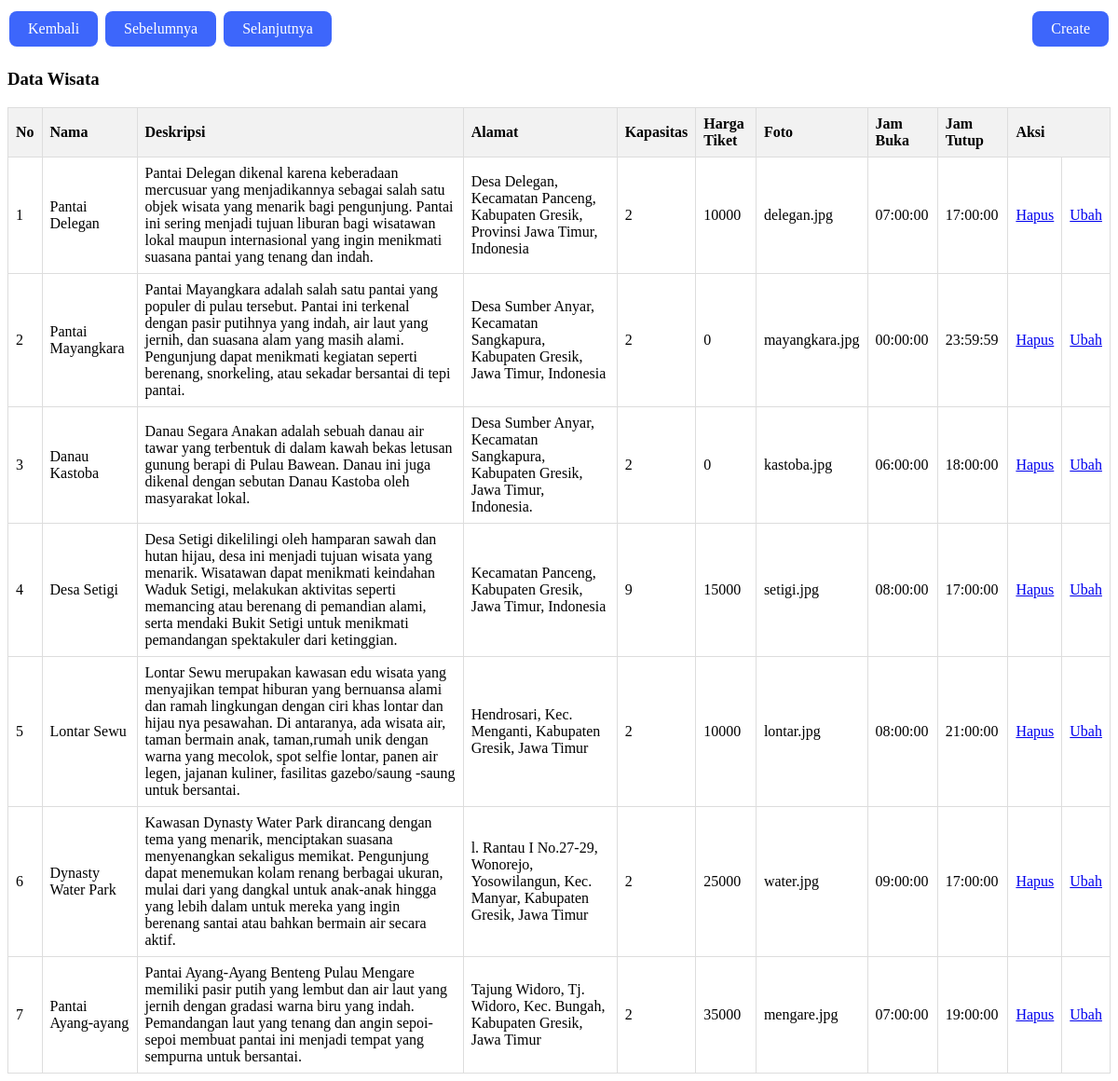
The app's page /twisata.php with its own data.
### tables this page shows
CREATE TABLE `wisata` (
  `idwisata` int(11) NOT NULL,
  `nama_wisata` varchar(100) NOT NULL,
  `deskripsi_wisata` varchar(1000) NOT NULL,
  `alamat_wisata` varchar(100) NOT NULL,
  `kapasitas_harian` int(11) NOT NULL,
  `harga_tiket` int(11) NOT NULL,
  `foto` varchar(255) NOT NULL,
  `jam_buka` time NOT NULL,
  `jam_tutup` time NOT NULL
);

### twisata.php (the view, shortened to what this page needs)
<!DOCTYPE html>
<html lang="en">
<head>
</head>
<body>
    <div class="button-container">
        <div>
            <a href="admin.php" class="button">Kembali</a>
            <a href="tabel.php" class="button">Sebelumnya</a>
            <a href="tkuliner.php" class="button">Selanjutnya</a>
        </div>
        <a href="createw.php" class="button button-right">Create</a>
    </div>
    <h3> Data Wisata </h3>
    <table border="1" class="table">
        <tr>
            <th>No</th>
            <th>Nama</th>
            <th>Deskripsi</th>
            <th>Alamat</th>
            <th>Kapasitas</th>
            <th>Harga Tiket</th>
            <th>Foto</th>
            <th>Jam Buka</th>
            <th>Jam Tutup</th>
            <th colspan="2">Aksi</th>
        </tr>
        <?php
        include 'koneksi.php';
        $result = mysqli_query($mysqli, "SELECT * FROM wisata") or die(mysqli_error($mysqli));
        $no = 1;
        while($data = mysqli_fetch_array($result)) {
        ?>
        <tr>
            <td><?php echo $no++; ?></td>
            <td><?php echo $data['nama_wisata']; ?></td>
            <td><?php echo $data['deskripsi_wisata']; ?></td>
            <td><?php echo $data['alamat_wisata']; ?></td>
            <td><?php echo $data['kapasitas_harian']; ?></td>
            <td><?php echo $data['harga_tiket']; ?></td>
            <td><?php echo $data['foto']; ?></td>
            <td><?php echo $data['jam_buka']; ?></td>
            <td><?php echo $data['jam_tutup']; ?></td>
            <td><a href='deletew.php?idwisata=<?php echo $data["idwisata"];?>'>Hapus</a></td>
            <td><a href='updatew.php?idwisata=<?php echo $data["idwisata"];?>'>Ubah</a></td>
        </tr>
        <?php } ?>
    </table>
</body>
</html>

### twisata.php (style rules this page uses)
.button { display: inline-block; padding: 10px 20px; background-color: #3d66fb; color: white; text-align: center; font-size: 16px; margin: 4px 2px; transition-duration: 0.4s; cursor: pointer; border: none; border-radius: 8px; text-decoration: none; }
.table { width: 100%; border-collapse: collapse; }
.table th, .table td { border: 1px solid #ddd; padding: 8px; text-align: left; }
.table th { background-color: #f2f2f2; }
.button-container { display: flex; justify-content: space-between; margin-bottom: 20px; }
.button-right { margin-left: auto; }

### records on screen
wisata: nama_wisata "Pantai Delegan", deskripsi_wisata "Pantai Delegan dikenal karena keberadaan mercusuar yang menjadikannya sebagai salah satu objek wisata yang menarik bagi pengunjung. Pantai ini sering menjadi tujuan liburan bagi wisatawan lokal maupun internasional yang ingin menikmati suasana pantai yang tenang dan indah.", alamat_wisata "Desa Delegan, Kecamatan Panceng, Kabupaten Gresik, Provinsi Jawa Timur, Indonesia", kapasitas_harian "2", harga_tiket "10000", foto "delegan.jpg", jam_buka "07:00:00", jam_tutup "17:00:00"
wisata: nama_wisata "Pantai Mayangkara", deskripsi_wisata "Pantai Mayangkara adalah salah satu pantai yang populer di pulau tersebut. Pantai ini terkenal dengan pasir putihnya yang indah, air laut yang jernih, dan suasana alam yang masih alami. Pengunjung dapat menikmati kegiatan seperti berenang, snorkeling, atau sekadar bersantai di tepi pantai.", alamat_wisata "Desa Sumber Anyar, Kecamatan Sangkapura, Kabupaten Gresik, Jawa Timur, Indonesia", kapasitas_harian "2", harga_tiket "0", foto "mayangkara.jpg", jam_buka "00:00:00", jam_tutup "23:59:59"
wisata: nama_wisata "Danau Kastoba", deskripsi_wisata "Danau Segara Anakan adalah sebuah danau air tawar yang terbentuk di dalam kawah bekas letusan gunung berapi di Pulau Bawean. Danau ini juga dikenal dengan sebutan Danau Kastoba oleh masyarakat lokal.", alamat_wisata "Desa Sumber Anyar, Kecamatan Sangkapura, Kabupaten Gresik, Jawa Timur, Indonesia.", kapasitas_harian "2", harga_tiket "0", foto "kastoba.jpg", jam_buka "06:00:00", jam_tutup "18:00:00"
wisata: nama_wisata "Desa Setigi", deskripsi_wisata "Desa Setigi dikelilingi oleh hamparan sawah dan hutan hijau, desa ini menjadi tujuan wisata yang menarik. Wisatawan dapat menikmati keindahan Waduk Setigi, melakukan aktivitas seperti memancing atau berenang di pemandian alami, serta mendaki Bukit Setigi untuk menikmati pemandangan spektakuler dari ketinggian.", alamat_wisata "Kecamatan Panceng, Kabupaten Gresik, Jawa Timur, Indonesia", kapasitas_harian "9", harga_tiket "15000", foto "setigi.jpg", jam_buka "08:00:00", jam_tutup "17:00:00"
wisata: nama_wisata "Lontar Sewu", deskripsi_wisata "Lontar Sewu merupakan kawasan edu wisata yang menyajikan tempat hiburan yang bernuansa alami dan ramah lingkungan dengan ciri khas lontar dan hijau nya pesawahan. Di antaranya, ada wisata air, taman bermain anak, taman,rumah unik dengan warna yang mecolok, spot selfie lontar, panen air legen, jajanan kuliner, fasilitas gazebo/saung -saung untuk bersantai.", alamat_wisata "Hendrosari, Kec. Menganti, Kabupaten Gresik, Jawa Timur", kapasitas_harian "2", harga_tiket "10000", foto "lontar.jpg", jam_buka "08:00:00", jam_tutup "21:00:00"
wisata: nama_wisata "Dynasty Water Park", deskripsi_wisata "Kawasan Dynasty Water Park dirancang dengan tema yang menarik, menciptakan suasana menyenangkan sekaligus memikat. Pengunjung dapat menemukan kolam renang berbagai ukuran, mulai dari yang dangkal untuk anak-anak hingga yang lebih dalam untuk mereka yang ingin berenang santai atau bahkan bermain air secara aktif.", alamat_wisata "l. Rantau I No.27-29, Wonorejo, Yosowilangun, Kec. Manyar, Kabupaten Gresik, Jawa Timur", kapasitas_harian "2", harga_tiket "25000", foto "water.jpg", jam_buka "09:00:00", jam_tutup "17:00:00"
wisata: nama_wisata "Pantai Ayang-ayang", deskripsi_wisata "Pantai Ayang-Ayang Benteng Pulau Mengare memiliki pasir putih yang lembut dan air laut yang jernih dengan gradasi warna biru yang indah. Pemandangan laut yang tenang dan angin sepoi-sepoi membuat pantai ini menjadi tempat yang sempurna untuk bersantai.", alamat_wisata "Tajung Widoro, Tj. Widoro, Kec. Bungah, Kabupaten Gresik, Jawa Timur", kapasitas_harian "2", harga_tiket "35000", foto "mengare.jpg", jam_buka "07:00:00", jam_tutup "19:00:00"
